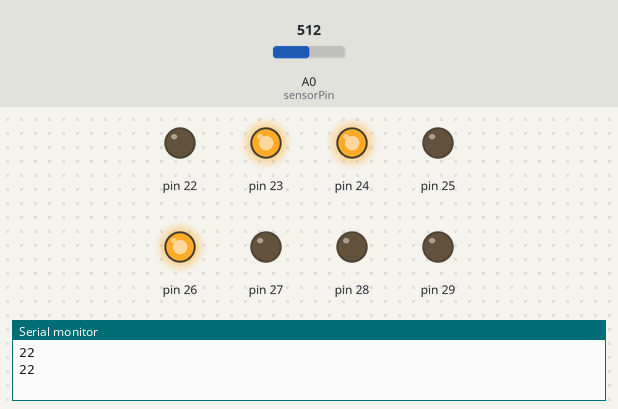
The sketch below on a simulated Arduino Mega 2560, built with avr-gcc and run on an emulated ATmega2560. On the bench: output pins drawn as LEDs (lit = HIGH), the last lines printed to the serial monitor. The test bench sets the inputs (shaded band); at power-on: A0 (sensorPin) = 512.

Above: at 1.8 s.
1.9 s: A0 (sensorPin) set to 716
At 4.1 s:
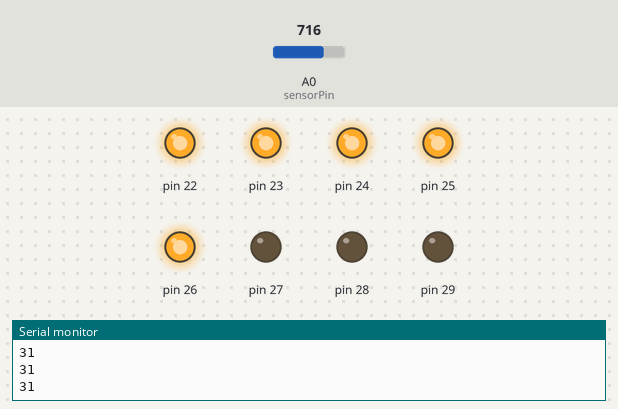
4.5 s: A0 (sensorPin) set to 900
At 6.4 s:
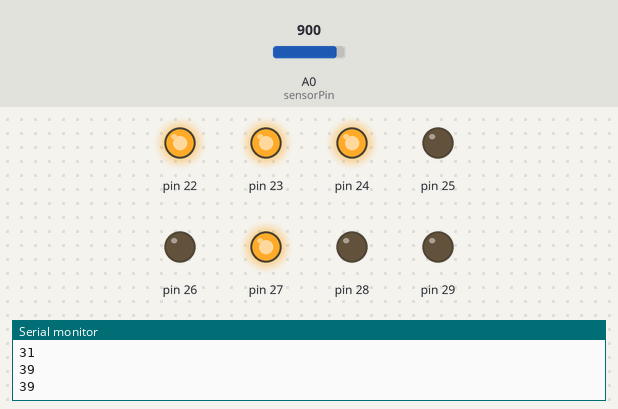
7.5 s: A0 (sensorPin) set to 1023
At 9.9 s:
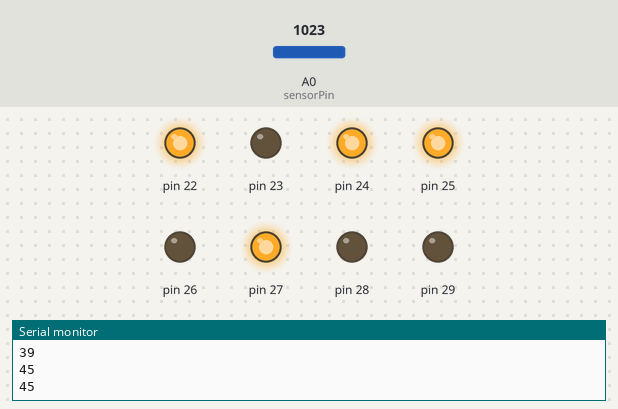
10.5 s: A0 (sensorPin) set to 306
At 13.2 s:
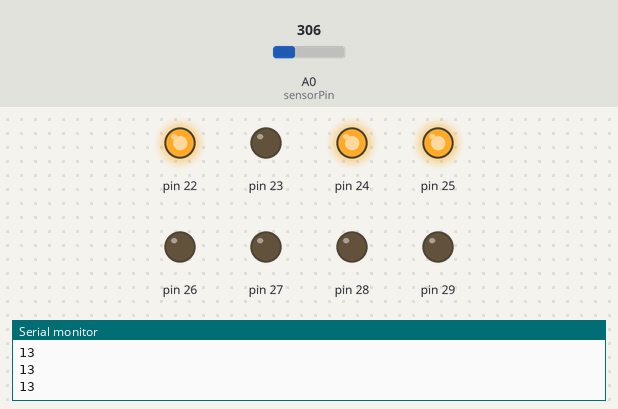
13.5 s: A0 (sensorPin) set to 122
At 15.8 s:
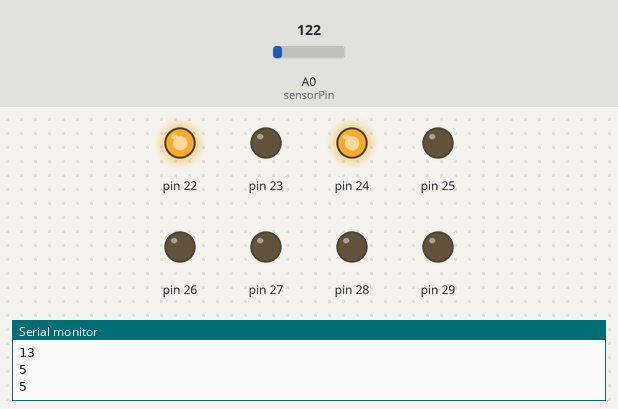
16.5 s: A0 (sensorPin) set to 0
At 19.3 s:
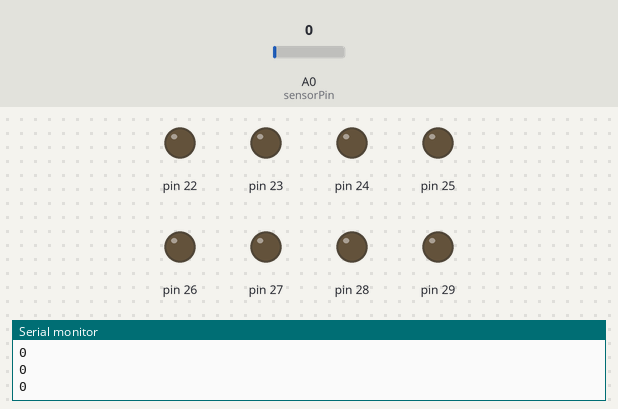
Timing chart, 0 to 20.5 s (numbered marks = the images above; inputs shaded):
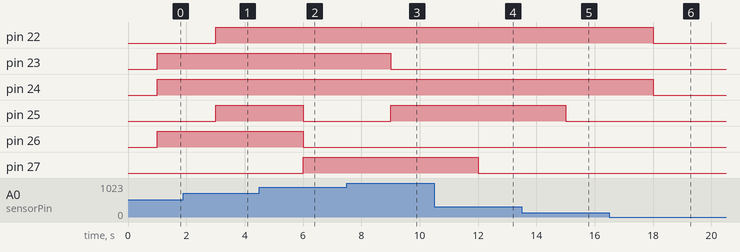

The sketch:

sketch_sep15a.ino
```cpp
int sensorPin=0;
int sensorValue=0;
int maxVoltage=45;
int voltage=0;

void setup() {

  Serial.begin(9600);
  DDRA = 0b11111111;  //Set port A as output, pin 22-29

}

void loop() {

  sensorValue = analogRead(sensorPin);
  voltage = sensorValue * (5.0 / 1023.0) * 9;
  Serial.println(voltage);
  delay(1000);
  PORTA=voltage;

}
```

Measured:
- after the input at 1.9 s, pin 22, pin 25: LOW → HIGH after 1.1 s
- after the input at 4.5 s, pin 25, pin 26: HIGH → LOW after 1.5 s; pin 27: LOW → HIGH after 1.5 s
- after the input at 7.5 s, pin 23: HIGH → LOW after 1.5 s; pin 25: LOW → HIGH after 1.5 s
- after the input at 10.5 s, pin 27: HIGH → LOW after 1.5 s
- after the input at 13.5 s, pin 25: HIGH → LOW after 1.5 s
- after the input at 16.5 s, pin 22, pin 24: HIGH → LOW after 1.5 s
